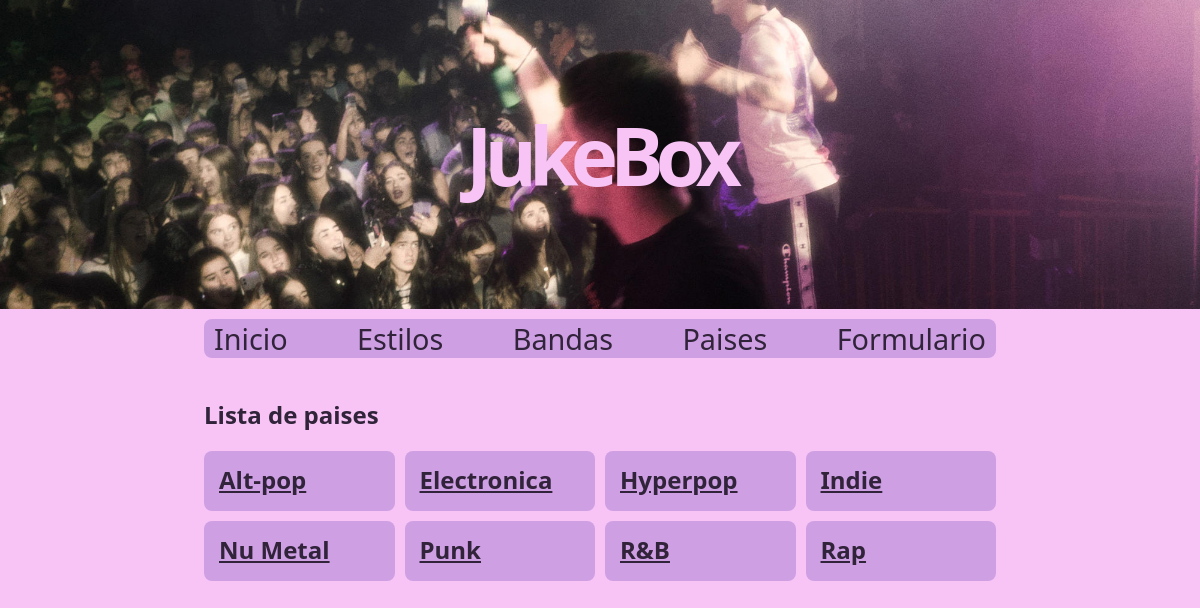
/estilos, run on the app's committed database.
### appJukeBox/models.py (models this page shows, shortened)
class Estilo(models.Model):
    nombre = models.CharField(max_length=50)
    descripcion = models.TextField()

### appJukeBox/views.py (the view)
# urls.py: path('estilos', views.index_estilos, name='estilos'),
def index_estilos(request):
	estilos = get_list_or_404(Estilo.objects.order_by('nombre'))
	context = {'estilos': estilos}
	return render(request, 'estilos.html', context)

### appJukeBox/templates/estilos.html (shortened to what this page needs)
{% extends "base.html" %}
{% block contenido %}
    <h2>Lista de paises</h2>
    <section class="container">
        {% if estilos %}
            {% for e in estilos %}
            <div class="card">
                <div class="card-content">
                    <h2>
                        <a href="/estilos/{{ e.id }}">{{ e.nombre}}</a>
                    </h2>
                </div>
            </div>
            {% endfor %}
        {% else %}
            <p>No hay paises añadidos.</p>
        {% endif %}
    </section>
{% endblock %}

### appJukeBox/static/css/estilos.css (style rules this page uses)
body { font-family: system-ui; padding: 0px; margin: 0px; border: 0px; background-color: rgb(248, 196, 245); color: rgb(48, 35, 58); }
a { color: rgb(48, 35, 58); }
.container { display: grid; grid-template-columns: repeat(auto-fill, minmax(180px, 1fr)); gap: 10px; padding: 0px; margin: 0px; justify-content: center; }
.card { background-color: rgb(207, 159, 228); border-radius: 8px; }
.card-content { margin-bottom: 15px; }
.card h2 { margin-left: 15px; margin-bottom: 0px; margin-top: 12px; }

### data on the page
Estilo: nombre "Alt-pop"
Estilo: nombre "Electronica"
Estilo: nombre "Hyperpop"
Estilo: nombre "Indie"
Estilo: nombre "Nu Metal"
Estilo: nombre "Punk"
Estilo: nombre "R&B"
Estilo: nombre "Rap"
